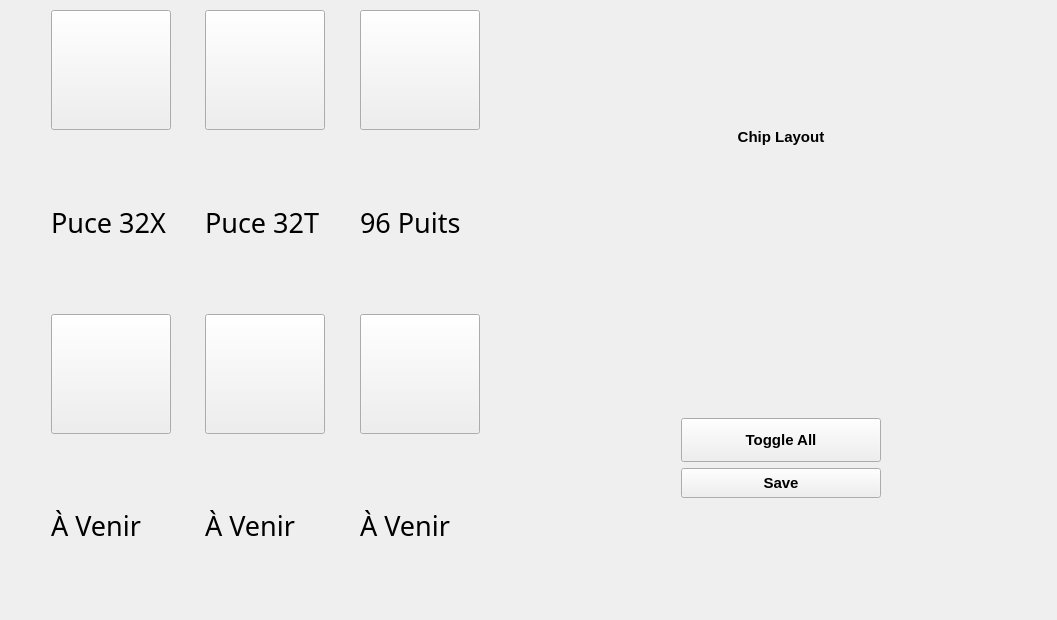
         <widget class="QWidget" name="Chip_Page">
          <widget class="QWidget" name="layoutWidget">
           <property name="geometry">
            <rect>
             <x>10</x>
             <y>10</y>
             <width>1038</width>
             <height>601</height>
            </rect>
           </property>
           <layout class="QHBoxLayout" name="horizontalLayout_30">
            <item>
             <layout class="QHBoxLayout" name="horizontalLayout_5">
              <item>
               <layout class="QVBoxLayout" name="verticalLayout_13">
                <item>
                 <layout class="QHBoxLayout" name="horizontalLayout_4">
                  <item>
                   <spacer name="horizontalSpacer_11">
                    <property name="orientation">
                     <enum>Qt::Horizontal</enum>
                    </property>
                    <property name="sizeHint" stdset="0">
                     <size>
                      <width>40</width>
                      <height>20</height>
                     </size>
                    </property>
                   </spacer>
                  </item>
                 </layout>
                </item>
               </layout>
              </item>
              <item>
               <widget class="QLabel" name="label_8">
                <property name="text">
                 <string/>
                </property>
               </widget>
              </item>
             </layout>
            </item>
            <item>
             <layout class="QVBoxLayout" name="verticalLayout_12">
              <item>
               <layout class="QHBoxLayout" name="horizontalLayout_2">
                <item>
                 <spacer name="horizontalSpacer_4">
                  <property name="orientation">
                   <enum>Qt::Horizontal</enum>
                  </property>
                  <property name="sizeHint" stdset="0">
                   <size>
                    <width>40</width>
                    <height>20</height>
                   </size>
                  </property>
                 </spacer>
                </item>
                <item>
                 <layout class="QVBoxLayout" name="verticalLayout_6">
                  <item>
                   <widget class="QPushButton" name="button_32x">
                    <property name="minimumSize">
                     <size>
                      <width>120</width>
                      <height>120</height>
                     </size>
                    </property>
                    <property name="maximumSize">
                     <size>
                      <width>120</width>
                      <height>120</height>
                     </size>
                    </property>
                    <property name="text">
                     <string/>
                    </property>
                    <property name="icon">
                     <iconset resource="ressources.qrc">
                      <normaloff>:/chips/icons/CHIPS/32T.png</normaloff>
                      <normalon>:/chips/icons/CHIPS/32T.png</normalon>:/chips/icons/CHIPS/32T.png</iconset>
                    </property>
                    <property name="iconSize">
                     <size>
                      <width>200</width>
                      <height>200</height>
                     </size>
                    </property>
                    <property name="checkable">
                     <bool>false</bool>
                    </property>
                    <property name="autoExclusive">
                     <bool>true</bool>
                    </property>
                   </widget>
                  </item>
                  <item>
                   <widget class="QLabel" name="label_2">
                    <property name="font">
                     <font>
                      <family>Britannic Bold</family>
                      <pointsize>20</pointsize>
                     </font>
                    </property>
                    <property name="text">
                     <string>Puce 32X</string>
                    </property>
                   </widget>
                  </item>
                 </layout>
                </item>
                <item>
                 <spacer name="horizontalSpacer_3">
                  <property name="orientation">
                   <enum>Qt::Horizontal</enum>
                  </property>
                  <property name="sizeHint" stdset="0">
                   <size>
                    <width>40</width>
                    <height>20</height>
                   </size>
                  </property>
                 </spacer>
                </item>
                <item>
                 <layout class="QVBoxLayout" name="verticalLayout_7">
                  <item>
                   <widget class="QPushButton" name="button_32T">
                    <property name="minimumSize">
                     <size>
                      <width>120</width>
                      <height>120</height>
                     </size>
                    </property>
                    <property name="maximumSize">
                     <size>
                      <width>120</width>
                      <height>120</height>
                     </size>
                    </property>
                    <property name="sizeIncrement">
                     <size>
                      <width>0</width>
                      <height>0</height>
                     </size>
                    </property>
                    <property name="text">
                     <string/>
                    </property>
                    <property name="icon">
                     <iconset resource="ressources.qrc">
                      <normaloff>:/chips/icons/CHIPS/32X.png</normaloff>
                      <normalon>:/chips/icons/CHIPS/32X.png</normalon>:/chips/icons/CHIPS/32X.png</iconset>
                    </property>
                    <property name="iconSize">
                     <size>
                      <width>200</width>
                      <height>200</height>
                     </size>
                    </property>
                   </widget>
                  </item>
                  <item>
                   <widget class="QLabel" name="label_3">
                    <property name="font">
                     <font>
                      <family>Britannic Bold</family>
                      <pointsize>20</pointsize>
                     </font>
                    </property>
                    <property name="text">
                     <string>Puce 32T</string>
                    </property>
                   </widget>
                  </item>
                 </layout>
                </item>
                <item>
                 <spacer name="horizontalSpacer_5">
                  <property name="orientation">
                   <enum>Qt::Horizontal</enum>
                  </property>
                  <property name="sizeHint" stdset="0">
                   <size>
                    <width>40</width>
                    <height>20</height>
                   </size>
                  </property>
                 </spacer>
                </item>
                <item>
                 <layout class="QVBoxLayout" name="verticalLayout_8">
                  <item>
                   <widget class="QPushButton" name="button_96puits">
                    <property name="minimumSize">
                     <size>
                      <width>120</width>
                      <height>120</height>
                     </size>
                    </property>
                    <property name="maximumSize">
                     <size>
                      <width>120</width>
                      <height>120</height>
                     </size>
                    </property>
                    <property name="text">
                     <string/>
                    </property>
                    <property name="icon">
                     <iconset resource="ressources.qrc">
                      <normaloff>:/chips/icons/CHIPS/bon96.png</normaloff>
                      <normalon>:/chips/icons/CHIPS/bon96.png</normalon>:/chips/icons/CHIPS/bon96.png</iconset>
                    </property>
                    <property name="iconSize">
                     <size>
                      <width>150</width>
                      <height>150</height>
                     </size>
                    </property>
                    <property name="shortcut">
                     <string>Ctrl+CapsLock, Ctrl+Alt+R</string>
                    </property>
                   </widget>
                  </item>
                  <item>
                   <widget class="QLabel" name="label_4">
                    <property name="font">
                     <font>
                      <family>Britannic Bold</family>
                      <pointsize>20</pointsize>
                     </font>
                    </property>
                    <property name="text">
                     <string>96 Puits</string>
                    </property>
                   </widget>
                  </item>
                 </layout>
                </item>
                <item>
                 <spacer name="horizontalSpacer_6">
                  <property name="orientation">
                   <enum>Qt::Horizontal</enum>
                  </property>
                  <property name="sizeHint" stdset="0">
                   <size>
                    <width>40</width>
                    <height>20</height>
                   </size>
                  </property>
                 </spacer>
                </item>
               </layout>
              </item>
              <item>
               <layout class="QHBoxLayout" name="horizontalLayout_3">
                <item>
                 <spacer name="horizontalSpacer_7">
                  <property name="orientation">
                   <enum>Qt::Horizontal</enum>
                  </property>
                  <property name="sizeHint" stdset="0">
                   <size>
                    <width>40</width>
                    <height>20</height>
                   </size>
                  </property>
                 </spacer>
                </item>
                <item>
                 <layout class="QVBoxLayout" name="verticalLayout_11">
                  <item>
                   <widget class="QPushButton" name="a_venir1">
                    <property name="minimumSize">
                     <size>
                      <width>120</width>
                      <height>120</height>
                     </size>
                    </property>
                    <property name="maximumSize">
                     <size>
                      <width>120</width>
                      <height>120</height>
                     </size>
                    </property>
                    <property name="text">
                     <string/>
                    </property>
                   </widget>
                  </item>
                  <item>
                   <widget class="QLabel" name="label_5">
                    <property name="font">
                     <font>
                      <family>Britannic Bold</family>
                      <pointsize>20</pointsize>
                     </font>
                    </property>
                    <property name="text">
                     <string>À Venir</string>
                    </property>
                   </widget>
                  </item>
                 </layout>
                </item>
                <item>
                 <spacer name="horizontalSpacer_8">
                  <property name="orientation">
                   <enum>Qt::Horizontal</enum>
                  </property>
                  <property name="sizeHint" stdset="0">
                   <size>
                    <width>40</width>
                    <height>20</height>
                   </size>
                  </property>
                 </spacer>
                </item>
                <item>
                 <layout class="QVBoxLayout" name="verticalLayout_10">
                  <item>
                   <widget class="QPushButton" name="a_venir2">
                    <property name="minimumSize">
                     <size>
                      <width>120</width>
                      <height>120</height>
                     </size>
                    </property>
                    <property name="maximumSize">
                     <size>
                      <width>120</width>
                      <height>120</height>
                     </size>
                    </property>
                    <property name="text">
                     <string/>
                    </property>
                   </widget>
                  </item>
                  <item>
                   <widget class="QLabel" name="label_6">
                    <property name="font">
                     <font>
                      <family>Britannic Bold</family>
                      <pointsize>20</pointsize>
                     </font>
                    </property>
                    <property name="text">
                     <string>À Venir</string>
                    </property>
                   </widget>
                  </item>
                 </layout>
                </item>
                <item>
                 <spacer name="horizontalSpacer_9">
                  <property name="orientation">
                   <enum>Qt::Horizontal</enum>
                  </property>
                  <property name="sizeHint" stdset="0">
                   <size>
                    <width>40</width>
                    <height>20</height>
                   </size>
                  </property>
                 </spacer>
                </item>
                <item>
                 <layout class="QVBoxLayout" name="verticalLayout_9">
                  <item>
                   <widget class="QPushButton" name="a_venir3">
                    <property name="minimumSize">
                     <size>
                      <width>120</width>
                      <height>120</height>
                     </size>
                    </property>
                    <property name="maximumSize">
                     <size>
                      <width>120</width>
                      <height>120</height>
                     </size>
                    </property>
                    <property name="text">
                     <string/>
                    </property>
                   </widget>
                  </item>
                  <item>
                   <widget class="QLabel" name="label_7">
                    <property name="font">
                     <font>
                      <family>Britannic Bold</family>
                      <pointsize>20</pointsize>
                     </font>
                    </property>
                    <property name="text">
                     <string>À Venir</string>
                    </property>
                   </widget>
                  </item>
                 </layout>
                </item>
                <item>
                 <spacer name="horizontalSpacer_10">
                  <property name="orientation">
                   <enum>Qt::Horizontal</enum>
                  </property>
                  <property name="sizeHint" stdset="0">
                   <size>
                    <width>40</width>
                    <height>20</height>
                   </size>
                  </property>
                 </spacer>
                </item>
               </layout>
              </item>
             </layout>
            </item>
            <item>
             <spacer name="horizontalSpacer_67">
              <property name="orientation">
               <enum>Qt::Horizontal</enum>
              </property>
              <property name="sizeHint" stdset="0">
               <size>
                <width>40</width>
                <height>20</height>
               </size>
              </property>
             </spacer>
            </item>
            <item>
             <layout class="QVBoxLayout" name="verticalLayout_38">
              <item>
               <layout class="QHBoxLayout" name="horizontalLayout_6">
                <item>
                 <spacer name="horizontalSpacer_13">
                  <property name="orientation">
                   <enum>Qt::Horizontal</enum>
                  </property>
                  <property name="sizeHint" stdset="0">
                   <size>
                    <width>40</width>
                    <height>20</height>
                   </size>
                  </property>
                 </spacer>
                </item>
                <item>
                 <widget class="QLabel" name="label_9">
                  <property name="sizePolicy">
                   <sizepolicy hsizetype="Preferred" vsizetype="Preferred">
                    <horstretch>0</horstretch>
                    <verstretch>0</verstretch>
                   </sizepolicy>
                  </property>
                  <property name="minimumSize">
                   <size>
                    <width>500</width>
                    <height>30</height>
                   </size>
                  </property>
                  <property name="maximumSize">
                   <size>
                    <width>150</width>
                    <height>30</height>
                   </size>
                  </property>
                  <property name="font">
                   <font>
                    <family>Arial</family>
                    <pointsize>11</pointsize>
                    <weight>75</weight>
                    <bold>true</bold>
                   </font>
                  </property>
                  <property name="text">
                   <string>Chip Layout</string>
                  </property>
                  <property name="alignment">
                   <set>Qt::AlignCenter</set>
                  </property>
                 </widget>
                </item>
                <item>
                 <spacer name="horizontalSpacer_14">
                  <property name="orientation">
                   <enum>Qt::Horizontal</enum>
                  </property>
                  <property name="sizeHint" stdset="0">
                   <size>
                    <width>40</width>
                    <height>20</height>
                   </size>
                  </property>
                 </spacer>
                </item>
               </layout>
              </item>
              <item>
               <layout class="QGridLayout" name="wells_generated" rowminimumheight="0" columnminimumwidth="0">
                <property name="sizeConstraint">
                 <enum>QLayout::SetMinimumSize</enum>
                </property>
               </layout>
              </item>
              <item>
               <layout class="QHBoxLayout" name="horizontalLayout_32">
                <item>
                 <spacer name="horizontalSpacer_64">
                  <property name="orientation">
                   <enum>Qt::Horizontal</enum>
                  </property>
                  <property name="sizeHint" stdset="0">
                   <size>
                    <width>40</width>
                    <height>20</height>
                   </size>
                  </property>
                 </spacer>
                </item>
                <item>
                 <widget class="QLabel" name="well_number">
                  <property name="sizePolicy">
                   <sizepolicy hsizetype="Preferred" vsizetype="Preferred">
                    <horstretch>0</horstretch>
                    <verstretch>0</verstretch>
                   </sizepolicy>
                  </property>
                  <property name="minimumSize">
                   <size>
                    <width>150</width>
                    <height>30</height>
                   </size>
                  </property>
                  <property name="maximumSize">
                   <size>
                    <width>150</width>
                    <height>30</height>
                   </size>
                  </property>
                  <property name="font">
                   <font>
                    <family>Arial</family>
                    <pointsize>10</pointsize>
                    <weight>75</weight>
                    <bold>true</bold>
                   </font>
                  </property>
                  <property name="text">
                   <string/>
                  </property>
                  <property name="alignment">
                   <set>Qt::AlignCenter</set>
                  </property>
                 </widget>
                </item>
                <item>
                 <spacer name="horizontalSpacer_65">
                  <property name="orientation">
                   <enum>Qt::Horizontal</enum>
                  </property>
                  <property name="sizeHint" stdset="0">
                   <size>
                    <width>40</width>
                    <height>20</height>
                   </size>
                  </property>
                 </spacer>
                </item>
               </layout>
              </item>
              <item>
               <layout class="QVBoxLayout" name="verticalLayout_39">
                <item>
                 <layout class="QHBoxLayout" name="horizontalLayout_28">
                  <item>
                   <spacer name="horizontalSpacer_55">
                    <property name="orientation">
                     <enum>Qt::Horizontal</enum>
                    </property>
                    <property name="sizeHint" stdset="0">
                     <size>
                      <width>40</width>
                      <height>20</height>
                     </size>
                    </property>
                   </spacer>
                  </item>
                  <item>
                   <widget class="QPushButton" name="toggle_all_wells">
                    <property name="minimumSize">
                     <size>
                      <width>200</width>
                      <height>30</height>
                     </size>
                    </property>
                    <property name="maximumSize">
                     <size>
                      <width>200</width>
                      <height>44</height>
                     </size>
                    </property>
                    <property name="font">
                     <font>
                      <family>Arial</family>
                      <pointsize>11</pointsize>
                      <weight>75</weight>
                      <bold>true</bold>
                     </font>
                    </property>
                    <property name="text">
                     <string>Toggle All</string>
                    </property>
                   </widget>
                  </item>
                  <item>
                   <spacer name="horizontalSpacer_58">
                    <property name="orientation">
                     <enum>Qt::Horizontal</enum>
                    </property>
                    <property name="sizeHint" stdset="0">
                     <size>
                      <width>40</width>
                      <height>20</height>
                     </size>
                    </property>
                   </spacer>
                  </item>
                 </layout>
                </item>
                <item>
                 <layout class="QHBoxLayout" name="horizontalLayout_29">
                  <item>
                   <spacer name="horizontalSpacer_56">
                    <property name="orientation">
                     <enum>Qt::Horizontal</enum>
                    </property>
                    <property name="sizeHint" stdset="0">
                     <size>
                      <width>40</width>
                      <height>20</height>
                     </size>
                    </property>
                   </spacer>
                  </item>
                  <item>
                   <widget class="QPushButton" name="save_toggledwells">
                    <property name="minimumSize">
                     <size>
                      <width>200</width>
                      <height>30</height>
                     </size>
                    </property>
                    <property name="maximumSize">
                     <size>
                      <width>200</width>
                      <height>16777215</height>
                     </size>
                    </property>
                    <property name="font">
                     <font>
                      <family>Arial</family>
                      <pointsize>11</pointsize>
                      <weight>75</weight>
                      <bold>true</bold>
                     </font>
                    </property>
                    <property name="text">
                     <string>Save</string>
                    </property>
                   </widget>
                  </item>
                  <item>
                   <spacer name="horizontalSpacer_57">
                    <property name="orientation">
                     <enum>Qt::Horizontal</enum>
                    </property>
                    <property name="sizeHint" stdset="0">
                     <size>
                      <width>40</width>
                      <height>20</height>
                     </size>
                    </property>
                   </spacer>
                  </item>
                 </layout>
                </item>
               </layout>
              </item>
             </layout>
            </item>
           </layout>
          </widget>
         </widget>
